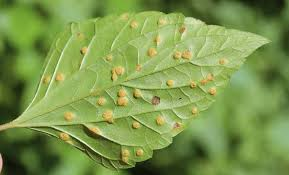
#> input picture home/uploads/leaf.jpg, 289 x 175 px
$ python -i train_disease_model.py   (imports and definitions only)
#> lines starting #> are read from the running program, lines starting #| are printed output that depends on the picture
#> further down, picture is the input picture: shape (175, 289, 3); mean B, G, R 76.8, 150.7, 124.3
import os
import cv2
import numpy as np
import pickle
from sklearn.ensemble import RandomForestClassifier
from sklearn.model_selection import train_test_split
from sklearn.preprocessing import LabelEncoder
from skimage.feature import local_binary_pattern

# Path to dataset
base_dir = os.getcwd()
dataset_path = os.path.join(base_dir, "home", "static", "disease_detection")
model_save_path = os.path.join(base_dir, "home", "models", "disease_model.pkl")

# Ensure dataset path exists
# [2 lines not run here, left out]

# Feature extraction function
def extract_features(image):
    # Resize image for consistency
    image = cv2.resize(image, (128, 128))
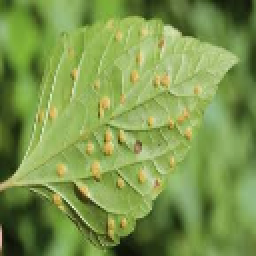
#> image: shape (128, 128, 3) (shown 2 times larger); mean of channels 0, 1, 2 76.7, 150.6, 124.2; drawn as B, G, R

    # Convert to grayscale
    gray = cv2.cvtColor(image, cv2.COLOR_BGR2GRAY)
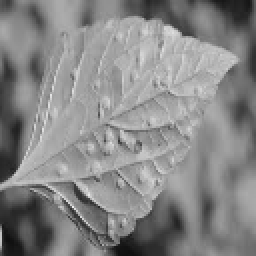
#> gray: shape (128, 128) (shown 2 times larger); min 15, max 235, mean 134.3

    # Extract color histogram features
    hist = cv2.calcHist([image], [0, 1, 2], None, [8, 8, 8], [0, 256, 0, 256, 0, 256])
    hist = cv2.normalize(hist, hist).flatten()
#> hist = 512 values, max 0.63 at index 172, min 0 at index 2, mean 0.00695

    # Extract texture features using Local Binary Pattern (LBP)
    lbp = local_binary_pattern(gray, P=8, R=1, method="uniform")
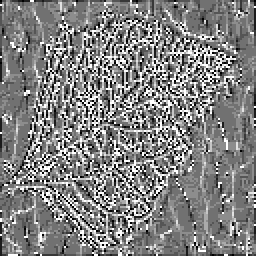
#> lbp: shape (128, 128) float64 (shown 2 times larger); min 0, max 9, mean 4.59; drawn with min black and max white
    (hist_lbp, _) = np.histogram(lbp.ravel(), bins=np.arange(0, 11), range=(0, 10))
#> hist_lbp = [733, 1035, 796, 1894, 4670, 2721, 1050, 1008, 960, 1517]
    hist_lbp = hist_lbp.astype("float")
    hist_lbp /= (hist_lbp.sum() + 1e-6)
#> hist_lbp = [0.0447, 0.0632, 0.0486, 0.116, 0.285, 0.166, 0.0641, 0.0615, 0.0586, 0.0926]

    return np.hstack([hist, hist_lbp])

# Load dataset and labels
features = []
labels = []

# [9 lines not run here, left out]

# Convert to numpy arrays
features = np.array(features)
labels = np.array(labels)

# Encode labels
label_encoder = LabelEncoder()
labels = label_encoder.fit_transform(labels)

# Split dataset
# [1 line that did not run here, left out]

# Train classifier
clf = RandomForestClassifier(n_estimators=100, random_state=42)
# [7 lines not run here, left out]

>>> import cv2
>>> picture = cv2.imread('uploads/leaf.jpg')
>>> result = extract_features(picture)
#> result = 522 values, max 0.63 at index 172, min 0 at index 2, mean 0.00873
